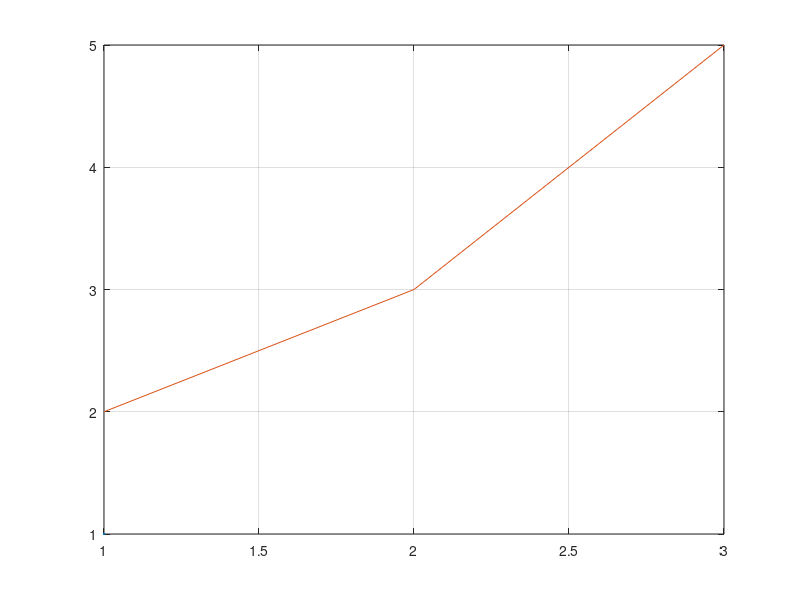

MATLAB code to generate this figure: (Note: this script raises an error after producing the figure.)
sl = 10;
dir = 1;

figure(200);
axes;
plt = plot([1]);hold on;
plt2= plot([2 3 5]);
hold off;
grid on;

 ydata1 =squeeze( s3.cimgs(:,:,sl,:,dir));% positive meg
 ydata2 =squeeze( s3.cimgs(:,:,sl,:,dir+3)); % negtive meg
 ydata = angle(ydata1.*conj(ydata2));
 ydata = abs(ydata1);
 imdisp(ydata);
% imdisp(s3.cimgs(:,:,sl,1,1) );
while 1
    
    [xi, yi, but] = ginput(1);      % get a point
    if ~isequal(but, 1)             % stop if not button 1
        break
    end
    xi = round(xi); 
    yi = round(yi);
    
    ydata1 =squeeze( s3.cimgs(yi,xi,sl,:,dir));% positive meg
    ydata2 =squeeze( s3.cimgs(yi,xi,sl,:,dir+3)); % negtive meg
    
    ydata = angle(ydata1.*conj(ydata2));
    fft(ydata)
    
    xdata = 1:numel(ydata);
    set(plt,'xdata',xdata,'ydata',ydata);
    ydata_uw=squeeze(s3.x_ux(yi,xi,sl,:))
    fft(ydata_uw)
    set(plt2,'xdata',xdata,'ydata',ydata_uw)
    
    
     
    
end